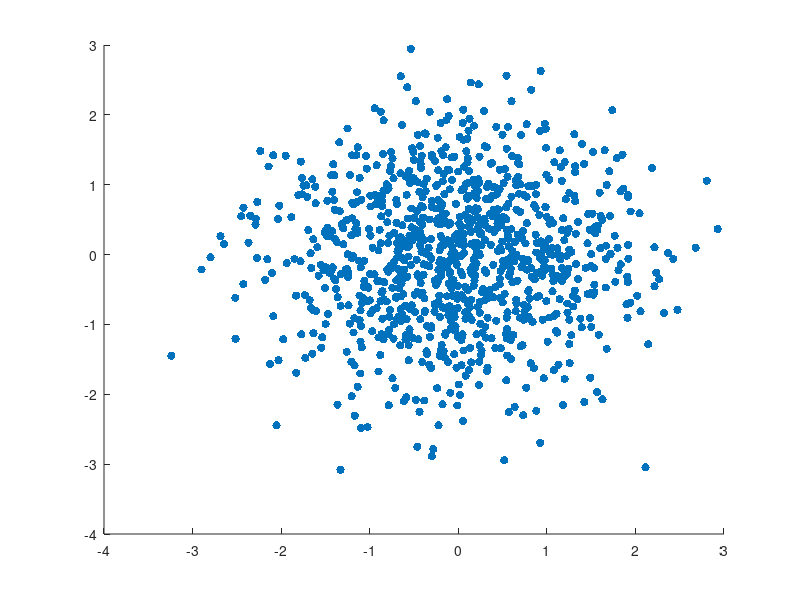

The MATLAB source for this figure: (Note: this script raises an error after producing the figure.)
x = randn(1000,1);
y = randn(1000,1);
s = scatter(x,y,'filled');
distfromzero = sqrt(x.^2 + y.^2);
s.AlphaData = ones(1000,1)*10;
s.MarkerFaceAlpha = 'flat';